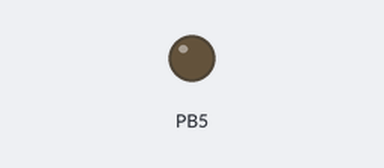
Bench run of a program on a simulated ATmega328P, built with avr-gcc and emulated at 16 MHz. Parts: output pins drawn as LEDs (lit = HIGH).

Above: at 1.0 s.
At 3.0 s:
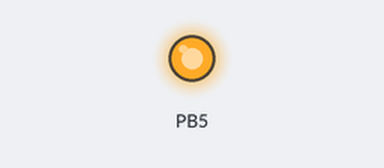
Timing chart, 0 to 5.2 s (numbered marks = the images above):
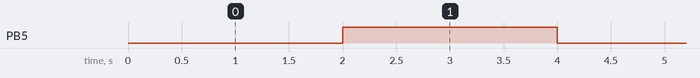

Measured:
- by itself, PB5: alternates HIGH for 2.0 s and LOW for 2.0 s

The program:

main.c
```c
#include <stdint.h>

#define DDRB_LED 	(*(volatile uint8_t *)0x24)
#define PORTB_LED 	(*(volatile uint8_t *)0x25)
#define TCCR1A 		(*(volatile uint8_t *)0x80)
#define TCCR1B 		(*(volatile uint8_t *)0x81)
#define TCNT1 		(*(volatile uint16_t *)0x84)
#define TIFR1 		(*(volatile uint8_t *)0x36)

int main() {
	DDRB_LED |= (1<<5);
	TCCR1A = 0x00;
	TCCR1B = 0x00;

	for(;;) {
		TCNT1 = 34286;
		TCCR1B = (1<<2)|(1<<0);
		while((TIFR1 & (1<<0)) == 0) {
		}
		TIFR1 = (1<<0);
		PORTB_LED ^= (1<<5);
		TCCR1B = 0x00;
	}
}
```
